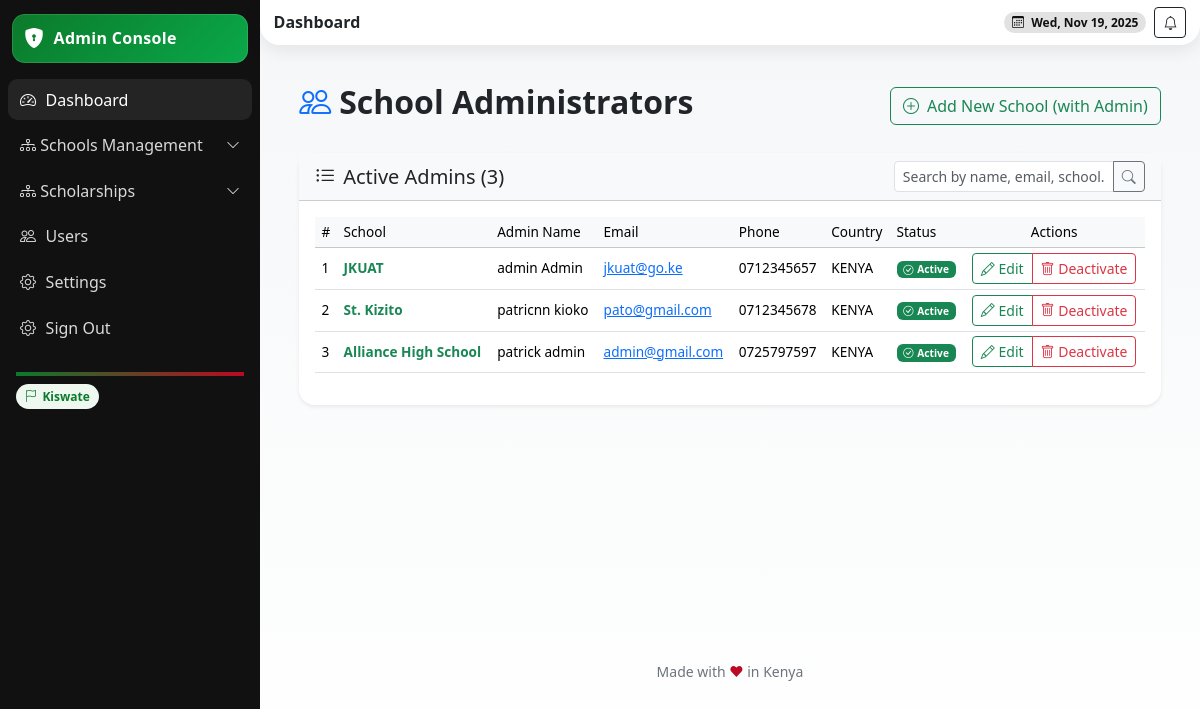
Screenshot of /school-admins/ (signed in) with the database file from the repository.
### school/models.py (models this page shows, shortened)
class School(models.Model):
    name = models.CharField(max_length=255)
    school_admin = models.OneToOneField(User, on_delete=models.CASCADE, related_name='school_admin_profile')
    code = models.CharField(max_length=50, unique=True)
    address = models.TextField(blank=True)
    contact_email = models.EmailField()
    contact_phone = models.CharField(max_length=15)
    created_at = models.DateTimeField(auto_now_add=True)
    is_active = models.BooleanField(default=True)

### userauths/models.py (models this page shows, shortened)
class User(AbstractUser):
    COUNTRY_CURRENCY_MAP = {
        'KENYA': 'KES',
        'UGANDA': 'UGX',
    }
    username = None  # Disable username field
    phone_number = models.CharField(max_length=15, unique=True)
    country = models.CharField(max_length=15,blank=True, null=True)
    email = models.EmailField(unique=True)
    first_name = models.CharField(max_length=50)
    last_name = models.CharField(max_length=50)
    is_staff = models.BooleanField(default=False)
    is_superuser = models.BooleanField(default=False)
    is_admin = models.BooleanField(default=False)
    school_staff = models.BooleanField(default=False)
    is_student = models.BooleanField(default=False)
    is_teacher = models.BooleanField(default=False)
    is_parent = models.BooleanField(default=False)
    is_active = models.BooleanField(default=True)
    is_verified = models.BooleanField(default=False)
    created_at = models.DateTimeField(auto_now_add=True)
    updated_at = models.DateTimeField(auto_now=True)
    objects = CustomUserManager()
    USERNAME_FIELD = 'email'  # Use email as the username field
    REQUIRED_FIELDS = ['first_name', 'last_name', 'phone_number']  # Required fields for createsuperuser
    class Meta:
        ordering = ['-created_at']

### kiswate_digital_app/views.py (the view, shortened to what this page needs)
# urls.py: path("school-admins/", views.school_admin_list, name="school_admin_list"),
@login_required
def school_admin_list(request):
    if not request.user.is_superuser:
        messages.error(request, "Access denied: Superuser privileges required.")
        return redirect('kiswate_digital_app:kiswate_admin_dashboard')
    edit_pk = request.GET.get('edit_pk')
    error = request.GET.get('error') == '1'
    query = request.GET.get('q', '')
    schools = School.objects.select_related('school_admin').order_by('-created_at')
    edit_form = None
    if edit_pk and error:
        school = get_object_or_404(School, pk=edit_pk)
        edit_form = AdminEditForm(instance=school.school_admin)
        messages.error(request, "Please correct the form errors below.")
    context = {
        'schools': schools,
        'query': query,
        'edit_pk': edit_pk,
        'edit_form': edit_form,  # Pass for modal errors
    }
    return render(request, "Dashboard/school_admin_list.html", context)

### templates/Dashboard/school_admin_list.html (shortened to what this page needs)
{% extends 'Dashboard/admindash-base.html' %}
{% block content %}
<section class="content container-fluid py-4">
  <div class="container">
    <div class="d-flex justify-content-between align-items-center mb-4">
      <h2 class="fw-bold"><i class="bi bi-people me-2 text-primary"></i>School Administrators</h2>
      <a href="{% url 'kiswate_digital_app:new_school' %}" class="btn btn-outline-success">
        <i class="bi bi-plus-circle me-2"></i>Add New School (with Admin)
      </a>
    </div>
    <div class="card shadow-sm border-0 rounded-4">
      <div class="card-header d-flex justify-content-between align-items-center bg-light">
        <h5 class="mb-0"><i class="bi bi-list-ul me-2"></i>Active Admins ({{ schools.count }})</h5>
        <form method="get" class="d-inline">
          <div class="input-group input-group-sm">
            <input type="text" name="q" class="form-control" placeholder="Search by name, email, school..." value="{{ query }}">
            <button class="btn btn-outline-secondary" type="submit"><i class="bi bi-search"></i></button>
          </div>
        </form>
      </div>
      <div class="card-body">
        <div class="table-responsive">
          <table class="table table-hover align-middle">
            <thead class="table-light">
              <tr>
                <th>#</th>
                <th>School</th>
                <th>Admin Name</th>
                <th>Email</th>
                <th>Phone</th>
                <th>Country</th>
                <th>Status</th>
                <th class="text-center">Actions</th>
              </tr>
            </thead>
            <tbody>
              {% for school in schools %}
              <tr>
                <td>{{ forloop.counter }}</td>
                <td><strong class="text-success">{{ school.name }}</strong></td>
                <td>{{ school.school_admin.get_full_name }}</td>
                <td><a href="mailto:{{ school.school_admin.email }}">{{ school.school_admin.email }}</a></td>
                <td>{{ school.school_admin.phone_number }}</td>
                <td>{{ school.school_admin.country|default:"KENYA" }}</td>
                <td>
                  {% if school.school_admin.is_active %}
                    <span class="badge bg-success"><i class="bi bi-check-circle me-1"></i>Active</span>
                  {% else %}
                    <span class="badge bg-danger"><i class="bi bi-x-circle me-1"></i>Inactive</span>
                  {% endif %}
                </td>
                <td class="text-center">
                  <div class="btn-group btn-group-sm">
                    <button class="btn btn-outline-success" data-bs-toggle="modal" data-bs-target="#editModal{{ school.pk }}">
                      <i class="bi bi-pencil"></i> Edit
                    </button>
                    <button class="btn btn-outline-danger" data-bs-toggle="modal" data-bs-target="#deleteModal{{ school.pk }}">
                      <i class="bi bi-trash"></i> Deactivate
                    </button>
                  </div>
                </td>
              </tr>
              {% empty %}
              <tr><td colspan="8" class="text-center text-muted py-4">No admins found.</td></tr>
              {% endfor %}
            </tbody>
          </table>
        </div>
      </div>
    </div>
  </div>
</section>
{% endblock %}

### templates/Dashboard/admindash-base.html (style rules this page uses)
:root { --kenya-green: #0b7a2a; --kenya-red: #bb0a21; --kenya-black: #111111; --kenya-white: #ffffff; --kenya-grey: #f5f7f8; --radius-xl: 1.25rem; --shadow-soft: 0 6px 18px rgba(0,0,0,.08); --space-compact: .5rem; }
html, body { height: 100%; }
body { background: linear-gradient(180deg, var(--kenya-grey), #fff); }
.content { padding: .85rem; }
.table { font-size: 0.85rem; }
.table td, .table th { padding: 0.3rem 0.4rem; vertical-align: middle; }
.table thead th { font-weight: 500; background-color: #f8f9fa; }

### rows the page displays
School: name "JKUAT", school_admin.get_full_name "admin Admin", school_admin.email "jkuat@go.ke", school_admin.phone_number "0712345657", school_admin.country "KENYA", shows "Active"
School: name "St. Kizito", school_admin.get_full_name "patricnn kioko", school_admin.email "pato@gmail.com", school_admin.phone_number "0712345678", school_admin.country "KENYA", shows "Active"
School: name "Alliance High School", school_admin.get_full_name "patrick admin", school_admin.email "admin@gmail.com", school_admin.phone_number "0725797597", school_admin.country "KENYA", shows "Active"

### other values shown
{{ schools.count }} "3"
